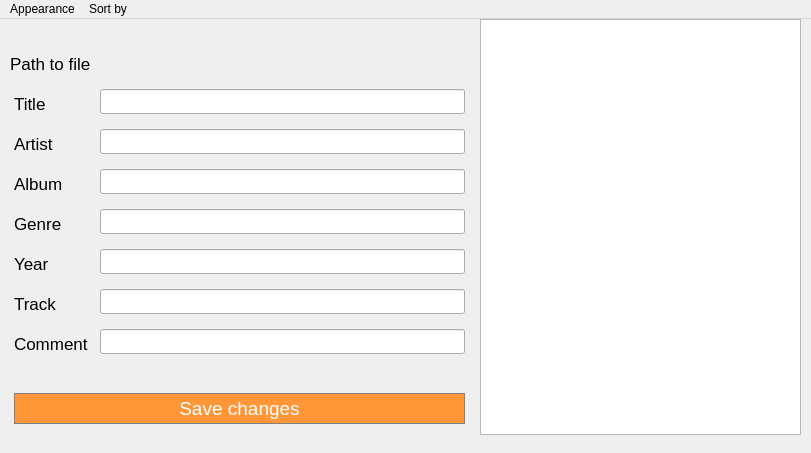
<?xml version="1.0" encoding="UTF-8"?>
<ui version="4.0">
 <class>MainWindow</class>
 <widget class="QMainWindow" name="MainWindow">
  <property name="geometry">
   <rect>
    <x>0</x>
    <y>0</y>
    <width>811</width>
    <height>453</height>
   </rect>
  </property>
  <property name="minimumSize">
   <size>
    <width>0</width>
    <height>415</height>
   </size>
  </property>
  <property name="windowTitle">
   <string>utag</string>
  </property>
  <widget class="QWidget" name="centralwidget">
   <widget class="QPushButton" name="m_save">
    <property name="geometry">
     <rect>
      <x>14</x>
      <y>374</y>
      <width>451</width>
      <height>31</height>
     </rect>
    </property>
    <property name="font">
     <font>
      <pointsize>14</pointsize>
      <weight>50</weight>
      <bold>false</bold>
     </font>
    </property>
    <property name="styleSheet">
     <string notr="true">QPushButton {
  background-color: rgb(255, 151, 57);
  color: white; 
  border: 1px solid gray;
}

QPushButton:pressed {
    background-color: qlineargradient(x1: 0, y1: 0, x2: 0, y2: 1,
                                      stop: 0 #FF7832, stop: 1 #FF9739);
}</string>
    </property>
    <property name="text">
     <string>Save changes</string>
    </property>
   </widget>
   <widget class="QListWidget" name="m_folderList">
    <property name="geometry">
     <rect>
      <x>480</x>
      <y>0</y>
      <width>321</width>
      <height>416</height>
     </rect>
    </property>
   </widget>
   <widget class="QLabel" name="m_title_l">
    <property name="geometry">
     <rect>
      <x>14</x>
      <y>70</y>
      <width>75</width>
      <height>30</height>
     </rect>
    </property>
    <property name="font">
     <font>
      <pointsize>13</pointsize>
     </font>
    </property>
    <property name="text">
     <string>Title</string>
    </property>
   </widget>
   <widget class="QLabel" name="m_album_l">
    <property name="geometry">
     <rect>
      <x>14</x>
      <y>150</y>
      <width>75</width>
      <height>30</height>
     </rect>
    </property>
    <property name="font">
     <font>
      <pointsize>13</pointsize>
     </font>
    </property>
    <property name="text">
     <string>Album</string>
    </property>
   </widget>
   <widget class="QLabel" name="m_artist_l">
    <property name="geometry">
     <rect>
      <x>14</x>
      <y>110</y>
      <width>75</width>
      <height>30</height>
     </rect>
    </property>
    <property name="font">
     <font>
      <pointsize>13</pointsize>
     </font>
    </property>
    <property name="text">
     <string>Artist</string>
    </property>
   </widget>
   <widget class="QLabel" name="m_genre_l">
    <property name="geometry">
     <rect>
      <x>14</x>
      <y>190</y>
      <width>75</width>
      <height>30</height>
     </rect>
    </property>
    <property name="font">
     <font>
      <pointsize>13</pointsize>
     </font>
    </property>
    <property name="text">
     <string>Genre</string>
    </property>
   </widget>
   <widget class="QLabel" name="m_year_l">
    <property name="geometry">
     <rect>
      <x>14</x>
      <y>230</y>
      <width>75</width>
      <height>30</height>
     </rect>
    </property>
    <property name="font">
     <font>
      <pointsize>13</pointsize>
     </font>
    </property>
    <property name="text">
     <string>Year</string>
    </property>
   </widget>
   <widget class="QLabel" name="m_track_l">
    <property name="geometry">
     <rect>
      <x>14</x>
      <y>270</y>
      <width>75</width>
      <height>30</height>
     </rect>
    </property>
    <property name="font">
     <font>
      <pointsize>13</pointsize>
     </font>
    </property>
    <property name="text">
     <string>Track</string>
    </property>
   </widget>
   <widget class="QLabel" name="m_comment_l">
    <property name="geometry">
     <rect>
      <x>14</x>
      <y>310</y>
      <width>75</width>
      <height>30</height>
     </rect>
    </property>
    <property name="font">
     <font>
      <pointsize>13</pointsize>
     </font>
    </property>
    <property name="text">
     <string>Comment</string>
    </property>
   </widget>
   <widget class="QLabel" name="m_path_to_file_l">
    <property name="geometry">
     <rect>
      <x>10</x>
      <y>30</y>
      <width>81</width>
      <height>30</height>
     </rect>
    </property>
    <property name="font">
     <font>
      <pointsize>13</pointsize>
     </font>
    </property>
    <property name="text">
     <string>Path to file</string>
    </property>
   </widget>
   <widget class="QLineEdit" name="m_line_title">
    <property name="geometry">
     <rect>
      <x>100</x>
      <y>70</y>
      <width>365</width>
      <height>25</height>
     </rect>
    </property>
   </widget>
   <widget class="QLineEdit" name="m_line_artist">
    <property name="geometry">
     <rect>
      <x>100</x>
      <y>110</y>
      <width>365</width>
      <height>25</height>
     </rect>
    </property>
   </widget>
   <widget class="QLineEdit" name="m_line_album">
    <property name="geometry">
     <rect>
      <x>100</x>
      <y>150</y>
      <width>365</width>
      <height>25</height>
     </rect>
    </property>
   </widget>
   <widget class="QLineEdit" name="m_line_genre">
    <property name="geometry">
     <rect>
      <x>100</x>
      <y>190</y>
      <width>365</width>
      <height>25</height>
     </rect>
    </property>
   </widget>
   <widget class="QLineEdit" name="m_line_year">
    <property name="geometry">
     <rect>
      <x>100</x>
      <y>230</y>
      <width>365</width>
      <height>25</height>
     </rect>
    </property>
   </widget>
   <widget class="QLineEdit" name="m_line_track">
    <property name="geometry">
     <rect>
      <x>100</x>
      <y>270</y>
      <width>365</width>
      <height>25</height>
     </rect>
    </property>
   </widget>
   <widget class="QLineEdit" name="m_line_comment">
    <property name="geometry">
     <rect>
      <x>100</x>
      <y>310</y>
      <width>365</width>
      <height>25</height>
     </rect>
    </property>
   </widget>
   <widget class="QLabel" name="m_full_path_to_file_l">
    <property name="geometry">
     <rect>
      <x>100</x>
      <y>30</y>
      <width>371</width>
      <height>30</height>
     </rect>
    </property>
    <property name="font">
     <font>
      <pointsize>10</pointsize>
      <italic>false</italic>
     </font>
    </property>
    <property name="text">
     <string/>
    </property>
   </widget>
  </widget>
  <widget class="QMenuBar" name="menuBar">
   <property name="geometry">
    <rect>
     <x>0</x>
     <y>0</y>
     <width>811</width>
     <height>25</height>
    </rect>
   </property>
   <widget class="QMenu" name="Appearance">
    <property name="title">
     <string>Appearance</string>
    </property>
    <addaction name="m_light_theme"/>
    <addaction name="m_dark_theme"/>
   </widget>
   <widget class="QMenu" name="Sort_By">
    <property name="title">
     <string>Sort by</string>
    </property>
    <addaction name="m_by_title"/>
    <addaction name="m_by_artist"/>
    <addaction name="m_by_album"/>
    <addaction name="m_by_genre"/>
    <addaction name="m_by_asc"/>
    <addaction name="m_by_desc"/>
   </widget>
   <addaction name="Appearance"/>
   <addaction name="Sort_By"/>
  </widget>
  <action name="m_light_theme">
   <property name="checkable">
    <bool>true</bool>
   </property>
   <property name="checked">
    <bool>true</bool>
   </property>
   <property name="enabled">
    <bool>true</bool>
   </property>
   <property name="text">
    <string>Light theme</string>
   </property>
   <property name="font">
    <font>
     <pointsize>10</pointsize>
    </font>
   </property>
  </action>
  <action name="m_dark_theme">
   <property name="checkable">
    <bool>true</bool>
   </property>
   <property name="text">
    <string>Dark theme</string>
   </property>
  </action>
  <action name="m_by_title">
   <property name="checkable">
    <bool>true</bool>
   </property>
   <property name="checked">
    <bool>false</bool>
   </property>
   <property name="text">
    <string>Title</string>
   </property>
  </action>
  <action name="m_by_artist">
   <property name="checkable">
    <bool>true</bool>
   </property>
   <property name="text">
    <string>Artist</string>
   </property>
  </action>
  <action name="m_by_album">
   <property name="checkable">
    <bool>true</bool>
   </property>
   <property name="text">
    <string>Album</string>
   </property>
  </action>
  <action name="m_by_genre">
   <property name="checkable">
    <bool>true</bool>
   </property>
   <property name="enabled">
    <bool>true</bool>
   </property>
   <property name="text">
    <string>Genre</string>
   </property>
  </action>
  <action name="m_by_asc">
   <property name="checkable">
    <bool>true</bool>
   </property>
   <property name="checked">
    <bool>true</bool>
   </property>
   <property name="text">
    <string>Ascending</string>
   </property>
  </action>
  <action name="m_by_desc">
   <property name="checkable">
    <bool>true</bool>
   </property>
   <property name="text">
    <string>Descending</string>
   </property>
  </action>
 </widget>
 <resources/>
 <connections/>
</ui>
